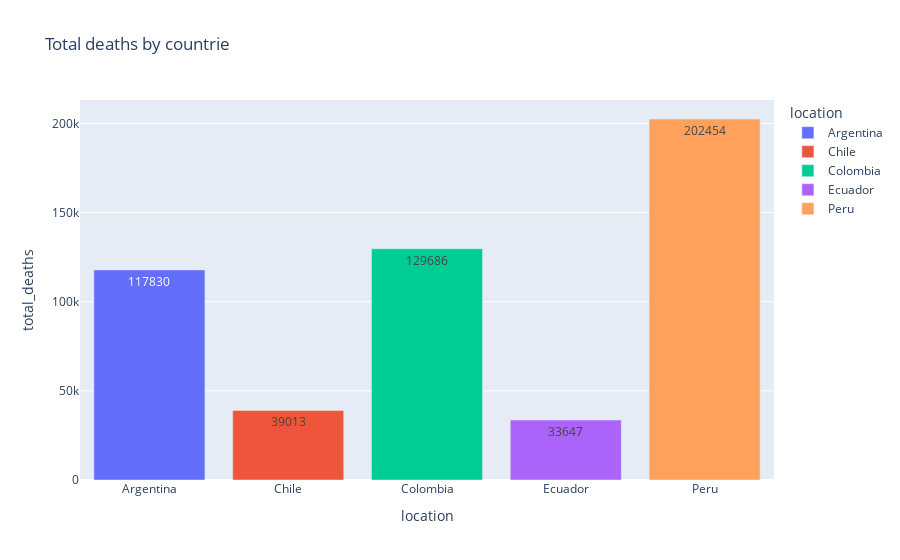

The cell this chart's notebook holds for it:
### Code cell
barras_muertes = px.bar(df_1, x='location', y='total_deaths', text='total_deaths', title='Total deaths by countrie', color='location')
barras_muertes.show()

### Figure 1 — Plotly figure (JSON) as saved in the notebook; plotly's stock layout.template omitted (floating-point values rounded to 4 significant figures)
{"data": [{"alignmentgroup": "True", "hovertemplate": "location=%{x}<br>total_deaths=%{text}<extra></extra>", "legendgroup": "Argentina", "marker": {"color": "#636efa", "pattern": {"shape": ""}}, "name": "Argentina", "offsetgroup": "Argentina", "orientation": "v", "showlegend": true, "text": [117830], "textposition": "auto", "type": "bar", "x": ["Argentina"], "xaxis": "x", "y": [117830], "yaxis": "y"}, {"alignmentgroup": "True", "hovertemplate": "location=%{x}<br>total_deaths=%{text}<extra></extra>", "legendgroup": "Chile", "marker": {"color": "#EF553B", "pattern": {"shape": ""}}, "name": "Chile", "offsetgroup": "Chile", "orientation": "v", "showlegend": true, "text": [39013], "textposition": "auto", "type": "bar", "x": ["Chile"], "xaxis": "x", "y": [39013], "yaxis": "y"}, {"alignmentgroup": "True", "hovertemplate": "location=%{x}<br>total_deaths=%{text}<extra></extra>", "legendgroup": "Colombia", "marker": {"color": "#00cc96", "pattern": {"shape": ""}}, "name": "Colombia", "offsetgroup": "Colombia", "orientation": "v", "showlegend": true, "text": [129686], "textposition": "auto", "type": "bar", "x": ["Colombia"], "xaxis": "x", "y": [129686], "yaxis": "y"}, {"alignmentgroup": "True", "hovertemplate": "location=%{x}<br>total_deaths=%{text}<extra></extra>", "legendgroup": "Ecuador", "marker": {"color": "#ab63fa", "pattern": {"shape": ""}}, "name": "Ecuador", "offsetgroup": "Ecuador", "orientation": "v", "showlegend": true, "text": [33647], "textposition": "auto", "type": "bar", "x": ["Ecuador"], "xaxis": "x", "y": [33647], "yaxis": "y"}, {"alignmentgroup": "True", "hovertemplate": "location=%{x}<br>total_deaths=%{text}<extra></extra>", "legendgroup": "Peru", "marker": {"color": "#FFA15A", "pattern": {"shape": ""}}, "name": "Peru", "offsetgroup": "Peru", "orientation": "v", "showlegend": true, "text": [202454], "textposition": "auto", "type": "bar", "x": ["Peru"], "xaxis": "x", "y": [202454], "yaxis": "y"}], "layout": {"barmode": "relative", "legend": {"title": {"text": "location"}, "tracegroupgap": 0}, "title": {"text": "Total deaths by countrie"}, "xaxis": {"anchor": "y", "categoryarray": ["Argentina", "Chile", "Colombia", "Ecuador", "Peru"], "categoryorder": "array", "domain": [0, 1], "title": {"text": "location"}}, "yaxis": {"anchor": "x", "domain": [0, 1], "title": {"text": "total_deaths"}}}}
